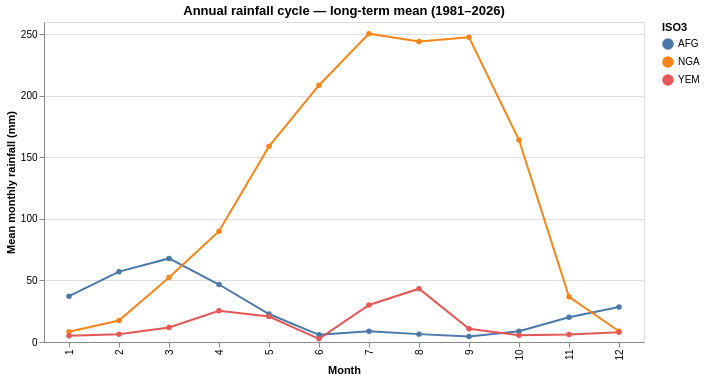

Write notebook code for a chart like this one.
### Markdown cell above
## 1. Seasonality profile — when does it rain?

Mean monthly rainfall by month-of-year, one line per country.

### Code cell
season = (
    df1.groupby(["ISO3", "month"], observed=True)["r1h"]
       .mean()
       .reset_index()
)
yr_min, yr_max = int(df1["year"].min()), int(df1["year"].max())

alt.Chart(season).mark_line(point=True).encode(
    x=alt.X("month:O", title="Month"),
    y=alt.Y("r1h:Q", title="Mean monthly rainfall (mm)"),
    color=alt.Color("ISO3:N", scale=alt.Scale(scheme="tableau10")),
    tooltip=["ISO3", "month", alt.Tooltip("r1h:Q", format=".1f")],
).properties(width=600, height=320,
             title=f"Annual rainfall cycle — long-term mean ({yr_min}–{yr_max})")

### Figure 1 — Vega-Lite specification as saved in the notebook (floating-point values rounded to 4 significant figures)
{"config": {"view": {"continuousWidth": 300, "continuousHeight": 300}}, "data": {"name": "data-fa99d34313b73b35de4e0850e07ceded"}, "mark": {"type": "line", "point": true}, "encoding": {"color": {"field": "ISO3", "scale": {"scheme": "tableau10"}, "type": "nominal"}, "tooltip": [{"field": "ISO3", "type": "nominal"}, {"field": "month", "type": "quantitative"}, {"field": "r1h", "format": ".1f", "type": "quantitative"}], "x": {"field": "month", "title": "Month", "type": "ordinal"}, "y": {"field": "r1h", "title": "Mean monthly rainfall (mm)", "type": "quantitative"}}, "height": 320, "title": "Annual rainfall cycle — long-term mean (1981–2026)", "width": 600, "$schema": "https://vega.github.io/schema/vega-lite/v6.4.1.json", "datasets": {"data-fa99d34313b73b35de4e0850e07ceded": [{"ISO3": "AFG", "month": 1, "r1h": 37.27}, {"ISO3": "AFG", "month": 2, "r1h": 57.16}, {"ISO3": "AFG", "month": 3, "r1h": 67.92}, {"ISO3": "AFG", "month": 4, "r1h": 46.72}, {"ISO3": "AFG", "month": 5, "r1h": 22.73}, {"ISO3": "AFG", "month": 6, "r1h": 5.829}, {"ISO3": "AFG", "month": 7, "r1h": 8.72}, {"ISO3": "AFG", "month": 8, "r1h": 6.398}, {"ISO3": "AFG", "month": 9, "r1h": 4.417}, {"ISO3": "AFG", "month": 10, "r1h": 8.694}, {"ISO3": "AFG", "month": 11, "r1h": 20.1}, {"ISO3": "AFG", "month": 12, "r1h": 28.49}, {"ISO3": "NGA", "month": 1, "r1h": 8.407}, {"ISO3": "NGA", "month": 2, "r1h": 17.46}, {"ISO3": "NGA", "month": 3, "r1h": 52.42}, {"ISO3": "NGA", "month": 4, "r1h": 90.05}, {"ISO3": "NGA", "month": 5, "r1h": 159.0}, {"ISO3": "NGA", "month": 6, "r1h": 208.6}, {"ISO3": "NGA", "month": 7, "r1h": 250.5}, {"ISO3": "NGA", "month": 8, "r1h": 244.2}, {"ISO3": "NGA", "month": 9, "r1h": 247.7}, {"ISO3": "NGA", "month": 10, "r1h": 164.1}, {"ISO3": "NGA", "month": 11, "r1h": 36.73}, {"ISO3": "NGA", "month": 12, "r1h": 8.759}, {"ISO3": "YEM", "month": 1, "r1h": 5.055}, {"ISO3": "YEM", "month": 2, "r1h": 6.35}, {"ISO3": "YEM", "month": 3, "r1h": 11.85}, {"ISO3": "YEM", "month": 4, "r1h": 25.34}, {"ISO3": "YEM", "month": 5, "r1h": 20.73}, {"ISO3": "YEM", "month": 6, "r1h": 2.574}, {"ISO3": "YEM", "month": 7, "r1h": 30.07}, {"ISO3": "YEM", "month": 8, "r1h": 43.32}, {"ISO3": "YEM", "month": 9, "r1h": 10.74}, {"ISO3": "YEM", "month": 10, "r1h": 5.439}, {"ISO3": "YEM", "month": 11, "r1h": 6.129}, {"ISO3": "YEM", "month": 12, "r1h": 7.992}]}}
